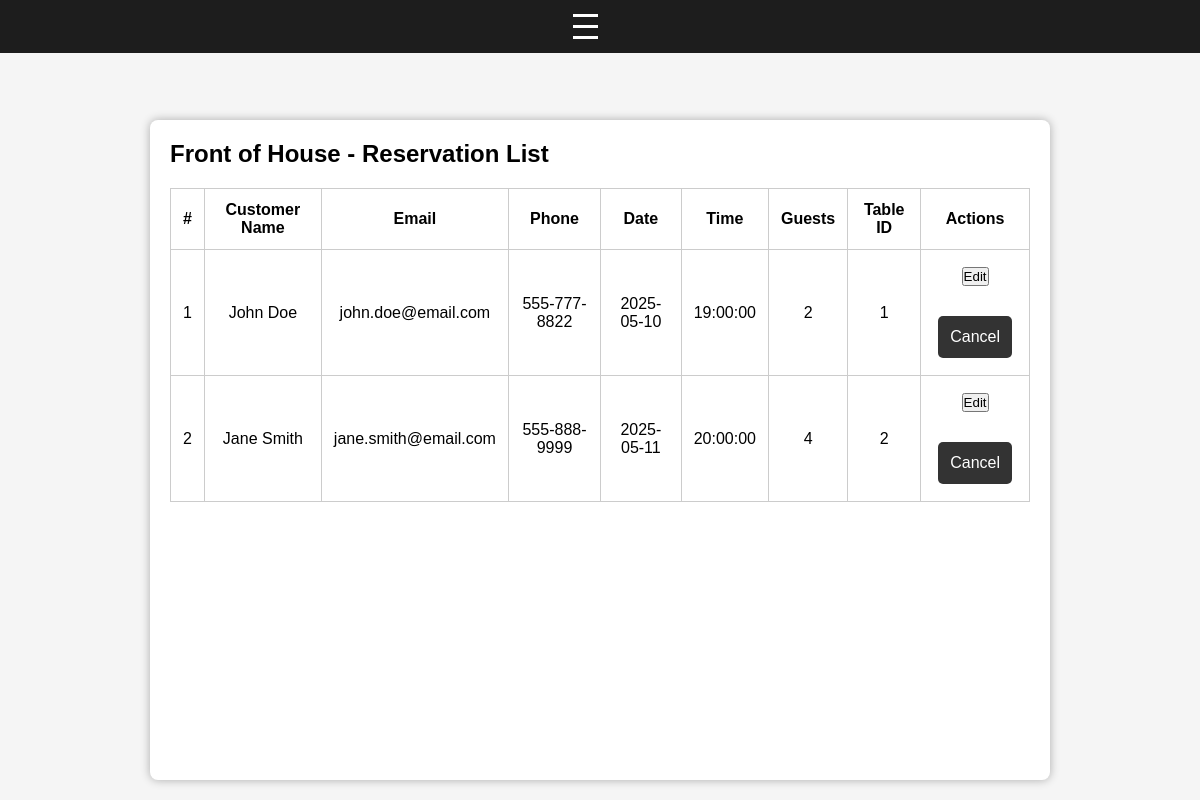
Page /reservations/foh on the committed database.
### app/models.py (models this page shows)
class Reservation(db.Model):
    id = db.Column(db.Integer, primary_key=True)
    customer_id = db.Column(db.Integer, db.ForeignKey('customer.id', ondelete="RESTRICT"), nullable=False)
    reservation_time = db.Column(db.DateTime, nullable=False)
    number_of_people = db.Column(db.Integer, nullable=False)
    table_id = db.Column(db.Integer, db.ForeignKey('tables.id', ondelete="RESTRICT"), nullable=False)
    reminder_logs = db.relationship('ReminderLog', backref='reservation', lazy=True)

class Customer(db.Model):
    id = db.Column(db.Integer, primary_key=True)
    first_name = db.Column(db.String(255), nullable=False)
    last_name = db.Column(db.String(255), nullable=False)
    email = db.Column(db.String(255), nullable=False)
    phone_number = db.Column(db.String(15), nullable=False)
    reservations = db.relationship('Reservation', backref='customer', lazy=True)
    reminder_logs = db.relationship('ReminderLog', backref='customer', lazy=True)

### app/routes/reservations_routes.py (the view)
@reservations_bp.route('/reservations/foh')
def reservations_foh():
    reservations = ReservationLogic.get_all_reservations_with_customer()
    return render_template('reservations_foh.html',
                           reservations=reservations)

### app/logic/reservation_logic.py (called while the page is built)
    @staticmethod
    def get_all_reservations_with_customer():
        return db.session.query(Reservation, Customer)\
            .join(Customer, Reservation.customer_id == Customer.id).all()

### templates/reservations_foh.html (shortened to what this page needs)
<!DOCTYPE html>
<html lang="en">
<head>
    <link rel="stylesheet" href="{{ url_for('static', filename='css/base.css') }}">
</head>
<body>
    {% include 'partials/nav.html' %}
    <section>
    <h1>Front of House - Reservation List</h1>
    <table>
        <thead>
            <tr>
                <th>#</th>
                <th>Customer Name</th>
                <th>Email</th>
                <th>Phone</th>
                <th>Date</th>
                <th>Time</th>
                <th>Guests</th>
                <th>Table ID</th>
                <th>Actions</th>
            </tr>
        </thead>
        <tbody>
            {% for res, customer in reservations %}
            <tr>
                <td>{{ loop.index }}</td>
                <td>{{ customer.first_name }} {{ customer.last_name }}</td>
                <td>{{ customer.email }}</td>
                <td>{{ customer.phone_number }}</td>
                <td>{{ res.reservation_time.date() }}</td>
                <td>{{ res.reservation_time.time() }}</td>
                <td>{{ res.number_of_people }}</td>
                <td>{{ res.table_id }}</td>
                <td>
                    <a href="{{ url_for('reservations.edit_reservation', id=res.id) }}">
                        <button class="action-btn">Edit</button>
                    </a>
                    <form class="action-form" method="POST" action="{{ url_for('reservations.cancel_reservation', id=res.id) }}">
                        <button class="action-btn" onclick="return confirm('Cancel this reservation?')">Cancel</button>
                    </form>
                </td>
            </tr>
            {% else %}
            <tr>
                <td colspan="9">No reservations found.</td>
            </tr>
            {% endfor %}
        </tbody>
    </table>
</section>
</body>
</html>

### static/css/base.css (style rules this page uses)
* { box-sizing: border-box; margin: 0; padding: 0; }
html, body { height: 100%; display: flex; flex-direction: column; font-family: Arial, sans-serif; background-color: #f5f5f5; }
a { text-decoration: none; }
button { margin:5px; }
.container, section { flex: 1; max-width: 900px; width: 100%; margin: 120px auto 20px; padding: 20px; background-color: white; border-radius: 8px; box-shadow: 0 0 10px rgba(0,0,0,0.3); }
form { display: flex; flex-direction: column; gap: 15px; margin-top: 20px; }
form button { display: block; padding: 12px; background-color: #333; color: white; border: none; border-radius: 5px; font-size: 16px; cursor: pointer; }
table { width: 100%; border-collapse: collapse; margin-top: 20px; }
table th, table td { padding: 12px; border: 1px solid #ccc; text-align: center; }

### rows in the picture
Reservation: first_name "John", last_name "Doe", email "john.doe@email.com", phone_number "555-777-8822", reservation_time "2025-05-10", reservation_time.time "19:00:00", number_of_people "2", table_id "1"
Reservation: first_name "Jane", last_name "Smith", email "jane.smith@email.com", phone_number "555-888-9999", reservation_time "2025-05-11", reservation_time.time "20:00:00", number_of_people "4", table_id "2"
